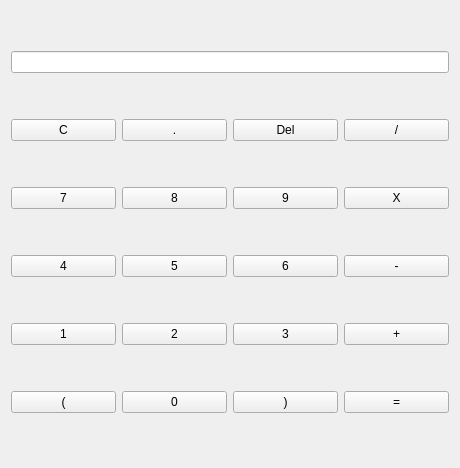
<?xml version="1.0" encoding="UTF-8"?>
<ui version="4.0">
 <class>Widget</class>
 <widget class="QWidget" name="Widget">
  <property name="geometry">
   <rect>
    <x>0</x>
    <y>0</y>
    <width>460</width>
    <height>468</height>
   </rect>
  </property>
  <property name="windowTitle">
   <string>Widget</string>
  </property>
  <layout class="QGridLayout" name="gridLayout">
   <item row="2" column="0">
    <widget class="QPushButton" name="number7_Button">
     <property name="text">
      <string>7</string>
     </property>
    </widget>
   </item>
   <item row="3" column="1">
    <widget class="QPushButton" name="number5_Button">
     <property name="text">
      <string>5</string>
     </property>
    </widget>
   </item>
   <item row="3" column="0">
    <widget class="QPushButton" name="number4_Button">
     <property name="text">
      <string>4</string>
     </property>
    </widget>
   </item>
   <item row="1" column="0">
    <widget class="QPushButton" name="clear_Button">
     <property name="text">
      <string>C</string>
     </property>
    </widget>
   </item>
   <item row="4" column="0">
    <widget class="QPushButton" name="number1_Button">
     <property name="text">
      <string>1</string>
     </property>
    </widget>
   </item>
   <item row="1" column="3">
    <widget class="QPushButton" name="dev_Button">
     <property name="text">
      <string>/</string>
     </property>
    </widget>
   </item>
   <item row="3" column="2">
    <widget class="QPushButton" name="numb6_Button">
     <property name="text">
      <string>6</string>
     </property>
    </widget>
   </item>
   <item row="1" column="1">
    <widget class="QPushButton" name="dot_Button">
     <property name="text">
      <string>.</string>
     </property>
    </widget>
   </item>
   <item row="2" column="3">
    <widget class="QPushButton" name="multi_Button">
     <property name="text">
      <string>X</string>
     </property>
    </widget>
   </item>
   <item row="4" column="3">
    <widget class="QPushButton" name="plus_Button">
     <property name="text">
      <string>+</string>
     </property>
    </widget>
   </item>
   <item row="1" column="2">
    <widget class="QPushButton" name="del_Button">
     <property name="text">
      <string>Del</string>
     </property>
    </widget>
   </item>
   <item row="4" column="2">
    <widget class="QPushButton" name="number3_Button">
     <property name="text">
      <string>3</string>
     </property>
    </widget>
   </item>
   <item row="0" column="0" colspan="4">
    <widget class="QLineEdit" name="display_LineEdit"/>
   </item>
   <item row="3" column="3">
    <widget class="QPushButton" name="diff_Button">
     <property name="text">
      <string>-</string>
     </property>
    </widget>
   </item>
   <item row="4" column="1">
    <widget class="QPushButton" name="number2_Button">
     <property name="text">
      <string>2</string>
     </property>
    </widget>
   </item>
   <item row="2" column="2">
    <widget class="QPushButton" name="number9_Button">
     <property name="text">
      <string>9</string>
     </property>
    </widget>
   </item>
   <item row="2" column="1">
    <widget class="QPushButton" name="number8_Button">
     <property name="text">
      <string>8</string>
     </property>
    </widget>
   </item>
   <item row="5" column="3">
    <widget class="QPushButton" name="equval_Button">
     <property name="autoFillBackground">
      <bool>false</bool>
     </property>
     <property name="text">
      <string>=</string>
     </property>
     <property name="iconSize">
      <size>
       <width>40</width>
       <height>40</height>
      </size>
     </property>
     <property name="autoDefault">
      <bool>false</bool>
     </property>
    </widget>
   </item>
   <item row="5" column="1">
    <widget class="QPushButton" name="number0_Button">
     <property name="text">
      <string>0</string>
     </property>
    </widget>
   </item>
   <item row="5" column="0">
    <widget class="QPushButton" name="leftBracket_Button">
     <property name="text">
      <string>(</string>
     </property>
    </widget>
   </item>
   <item row="5" column="2">
    <widget class="QPushButton" name="rightBracket_Button">
     <property name="text">
      <string>)</string>
     </property>
    </widget>
   </item>
  </layout>
 </widget>
 <resources/>
 <connections/>
</ui>
